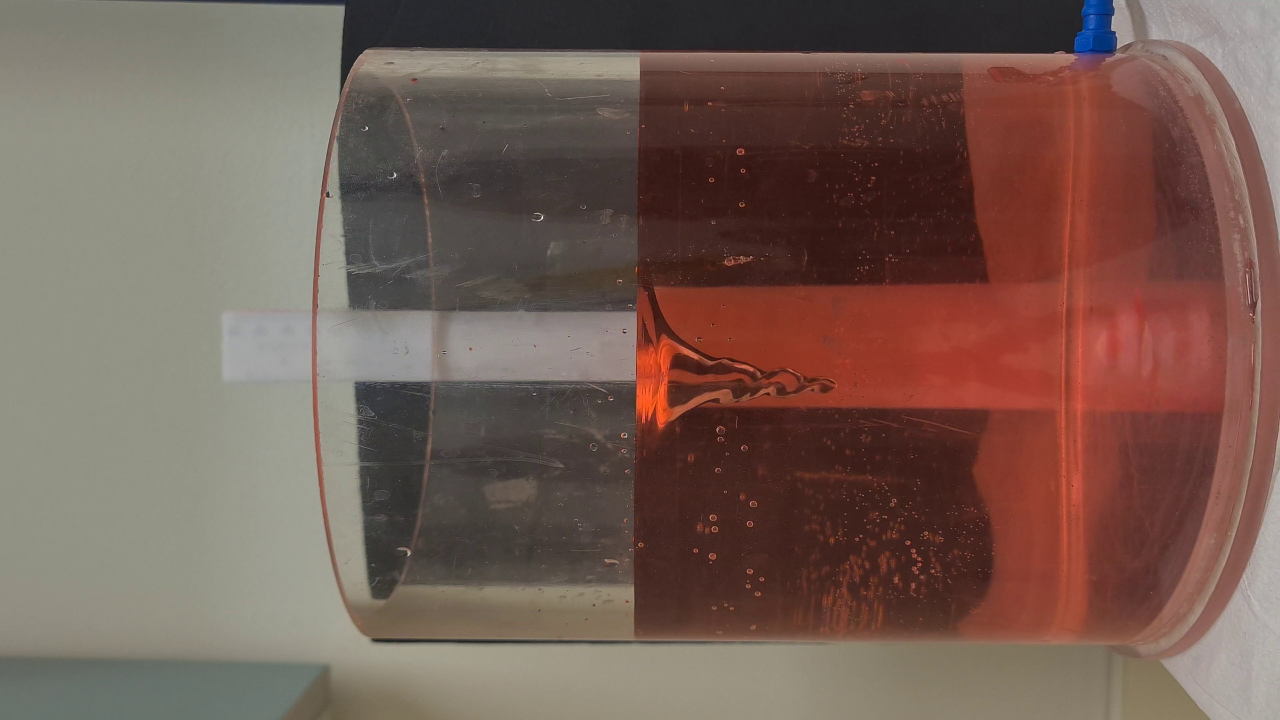
#> input picture Frame_800.jpg, 3840 x 2160 px (shown at 1/3 size)
$ python -i FindVortex.py   (imports and definitions only)
#> lines starting #> are read from the running program, lines starting #| are printed output that depends on the picture; after the words box and inside, x2 and y2 are one past the last pixel; in counts of white or black regions, pixels touching at a corner belong together
import imageio
import matplotlib.pyplot as plt
import cv2
import numpy as np

import utils
import fits

thresh_value = 5

COUNTER = 1

# plt.style.use("physrev.mlpstyle")


# [9 lines left out: function crop_image, not called in this run]


import cv2
import numpy as np

# [41 lines of commented-out code are left out]


import numpy as np
import cv2
# [210 lines left out: functions find_top_fuzzy_paths, find_fuzzy_vertical_path, not called in this run]


import cv2
import numpy as np

def filter_lines_by_width(binary_img, min_width=3, max_width=50):
    # Ensure binary image
    binary = binary_img.copy()
    if len(binary.shape) > 2:
        binary = cv2.cvtColor(binary, cv2.COLOR_BGR2GRAY)
    _, binary = cv2.threshold(binary, 127, 255, cv2.THRESH_BINARY)

    # Find contours
    contours, _ = cv2.findContours(binary, cv2.RETR_EXTERNAL, cv2.CHAIN_APPROX_SIMPLE)
    mask = np.zeros_like(binary)

    for cnt in contours:
        x, y, w, h = cv2.boundingRect(cnt)
        if (min_width <= w <= max_width) or (min_width <= h <= max_width):
            cv2.drawContours(mask, [cnt], -1, 255, cv2.FILLED)

    return mask


# [20 lines left out: function create_diff_image, not called in this run]


# [14 lines of commented-out code are left out]

# [51 lines not run here, left out]
    # manual = cv2.imread("./only_edges_manual.jpg", cv2.IMREAD_GRAYSCALE)
    # x, y = utils.get_func_from_image(manual)
    # fits.get_fit(x, y)

>>> import cv2
>>> picture = cv2.imread('Frame_800.jpg', cv2.IMREAD_GRAYSCALE)
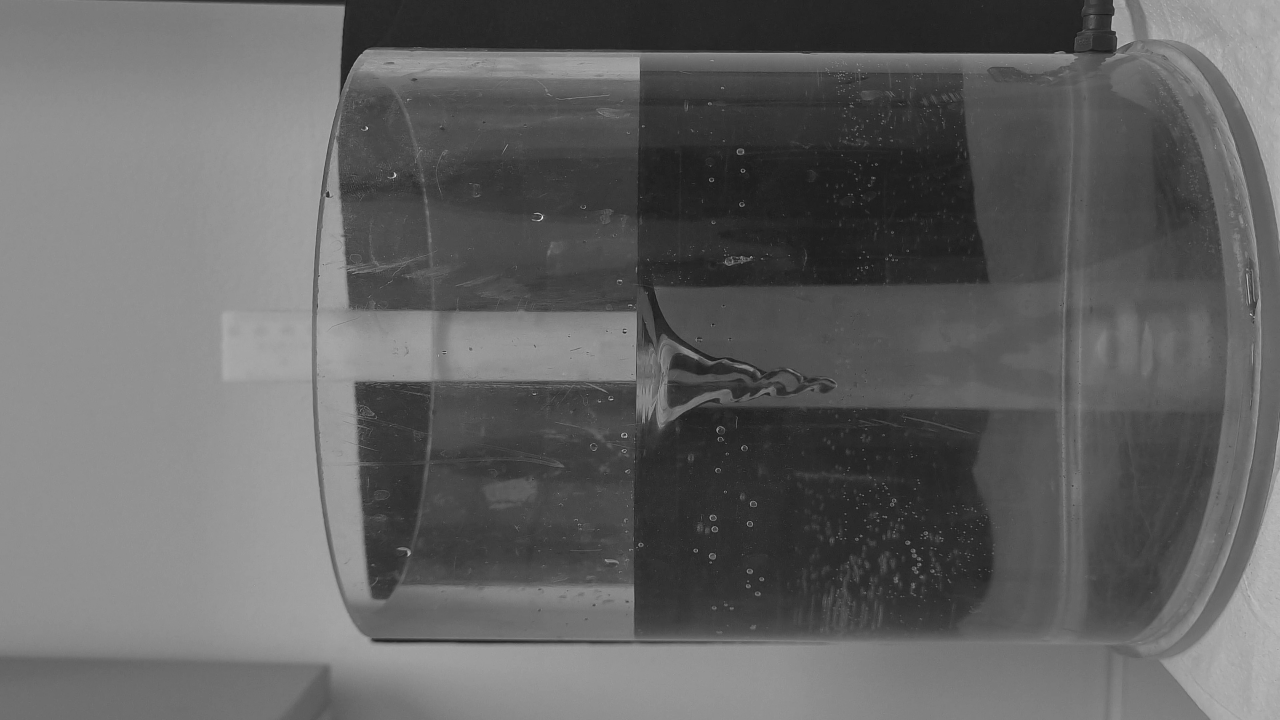
#> picture: shape (2160, 3840) (shown at 1/3 size); min 6, max 255, mean 99.7
>>> result = filter_lines_by_width(picture)
#> in filter_lines_by_width, `_, binary = cv2.threshold(binary, 127, 255, cv2.THRESH_BINARY)`:
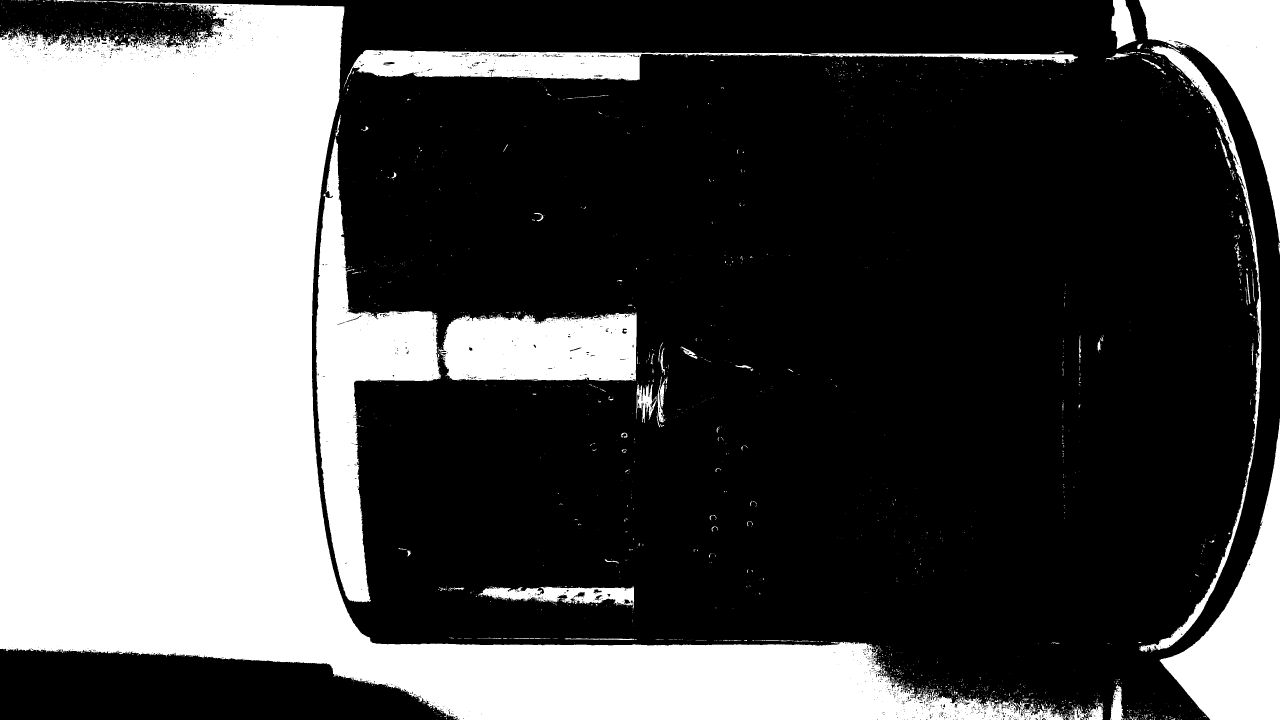
#> binary: shape (2160, 3840) (shown at 1/3 size); 34.6% white; 2575 white regions (2376 under 20 px)
#> in filter_lines_by_width, `contours, _ = cv2.findContours(binary, cv2.RETR_EXTERNAL, cv2.CHAIN_AP..`: contours = 2572 contours, 2476 with area under 20; largest, box (x1, y1, x2, y2) and area: (0, 4, 3219, 2160) 2209607, (948, 411, 1324, 1808) 168102, (3479, 1256, 3840, 2160) 121104, (1315, 937, 1910, 1142) 105872, (3417, 0, 3840, 727) 104540
#> the loop in filter_lines_by_width, `for cnt in contours:` made 2572 passes
#> (x, y, w, h) on passes 1, 4, 5: (3531, 2159, 1, 1), (3434, 2159, 1, 1), (3431, 2159, 1, 1)
#> after the loop in filter_lines_by_width, `for cnt in contours:`:
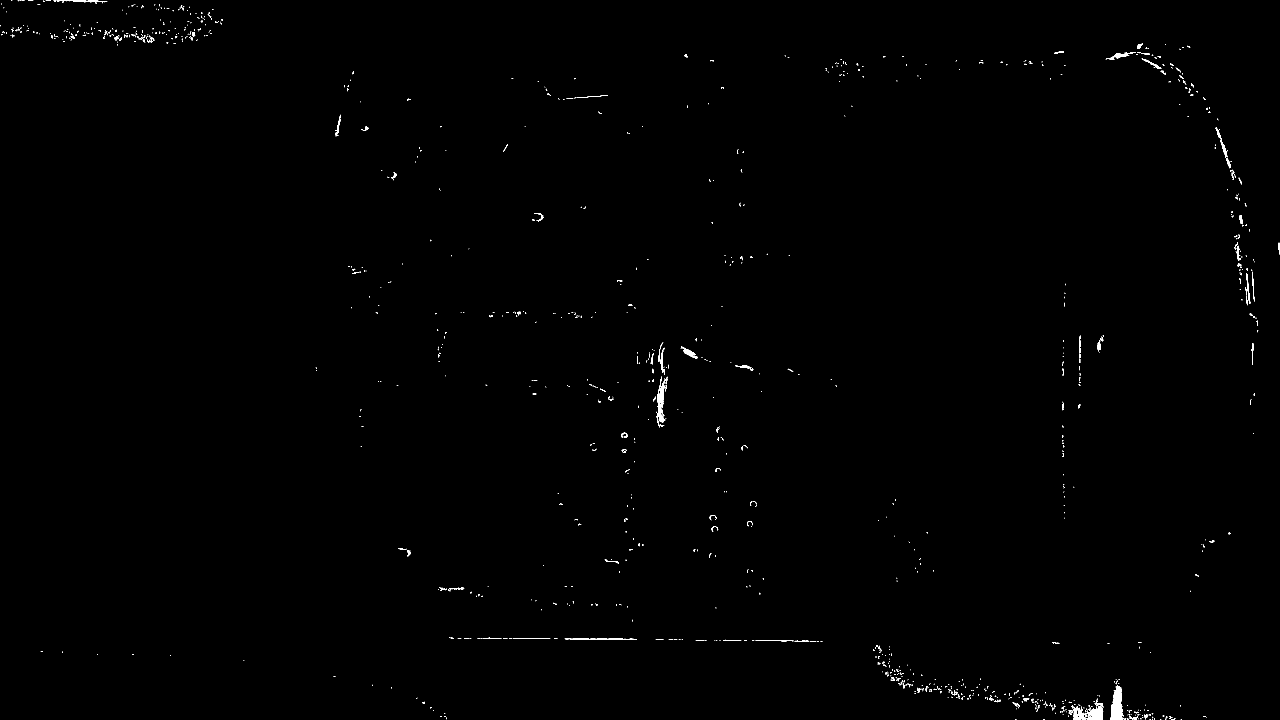
#> mask: shape (2160, 3840) (shown at 1/3 size); 0.31% white; 1103 white regions (914 under 20 px), largest, box (x1, y1, x2, y2) and area: (3330, 2055, 3371, 2160) 2702, (3214, 2119, 3310, 2160) 2347, (1973, 1130, 1996, 1267) 911
